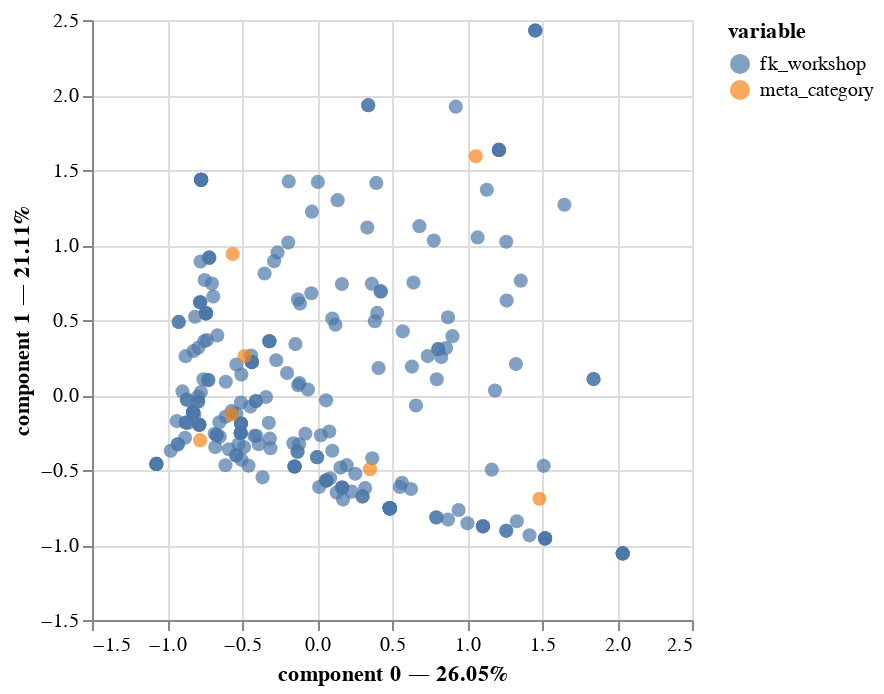

The code cell stored with this chart in its notebook:
### Code cell
ca.eigenvalues_summary
ca.plot(
    contingency_table,
    x_component=0,
    y_component=1,
    show_row_markers=True,
    show_column_markers=True,
    show_row_labels=False,
    show_column_labels=False
)

### Figure 1 — Vega-Lite specification as saved in the notebook (floating-point values rounded to 4 significant figures; data arrays with more than 128 entries replaced by an {"elided": "..."} marker saying what was removed)
{"config": {"view": {"continuousWidth": 300, "continuousHeight": 300}}, "layer": [{"data": {"name": "data-be0fdce37c53a6257a4c53dc0178e3bb"}, "mark": {"type": "circle", "size": 50}, "encoding": {"color": {"field": "variable", "type": "nominal"}, "tooltip": [{"field": "variable", "type": "nominal"}, {"field": "value", "type": "nominal"}, {"field": "component 0", "type": "quantitative"}, {"field": "component 1", "type": "quantitative"}], "x": {"axis": {"title": "component 0 — 26.05%"}, "field": "component 0", "scale": {"zero": false}, "type": "quantitative"}, "y": {"axis": {"title": "component 1 — 21.11%"}, "field": "component 1", "scale": {"zero": false}, "type": "quantitative"}}, "name": "view_21"}, {"data": {"name": "data-39f121840aa9d0fb577184689a0a6a2b"}, "mark": {"type": "circle", "size": 50}, "encoding": {"color": {"field": "variable", "type": "nominal"}, "tooltip": [{"field": "variable", "type": "nominal"}, {"field": "value", "type": "nominal"}, {"field": "component 0", "type": "quantitative"}, {"field": "component 1", "type": "quantitative"}], "x": {"axis": {"title": "component 0 — 26.05%"}, "field": "component 0", "scale": {"zero": false}, "type": "quantitative"}, "y": {"axis": {"title": "component 1 — 21.11%"}, "field": "component 1", "scale": {"zero": false}, "type": "quantitative"}}}], "params": [{"name": "param_21", "select": {"type": "interval", "encodings": ["x", "y"]}, "bind": "scales", "views": ["view_21"]}], "$schema": "https://vega.github.io/schema/vega-lite/v5.20.1.json", "datasets": {"data-be0fdce37c53a6257a4c53dc0178e3bb": {"elided": "246 records"}, "data-39f121840aa9d0fb577184689a0a6a2b": [{"component 0": 1.059, "component 1": 1.592, "component 2": -0.6518, "component 3": -0.4413, "component 4": 0.06389, "component 5": -0.1343, "variable": "meta_category", "value": "1", "label": 1}, {"component 0": 1.483, "component 1": -0.6915, "component 2": 1.205, "component 3": -0.5562, "component 4": -0.03696, "component 5": 0.0278, "variable": "meta_category", "value": "2", "label": 2}, {"component 0": 0.3531, "component 1": -0.495, "component 2": -0.5311, "component 3": 0.6175, "component 4": 0.08711, "component 5": -0.004543, "variable": "meta_category", "value": "3", "label": 3}, {"component 0": -0.5621, "component 1": 0.9393, "component 2": 1.284, "component 3": 1.152, "component 4": 0.2727, "component 5": -0.4399, "variable": "meta_category", "value": "4", "label": 4}, {"component 0": -0.5707, "component 1": -0.1298, "component 2": -0.06643, "component 3": -0.3227, "component 4": -0.6441, "component 5": -0.3228, "variable": "meta_category", "value": "5", "label": 5}, {"component 0": -0.779, "component 1": -0.301, "component 2": -0.1115, "component 3": -0.7483, "component 4": 1.015, "component 5": -0.2008, "variable": "meta_category", "value": "6", "label": 6}, {"component 0": -0.4835, "component 1": 0.2602, "component 2": 0.166, "component 3": -0.03934, "component 4": -0.09966, "component 5": 0.885, "variable": "meta_category", "value": "7", "label": 7}]}}
